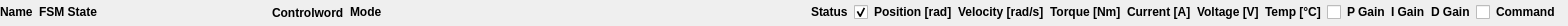
<?xml version="1.0" encoding="UTF-8"?>
<ui version="4.0">
 <class>AnydriveTitleWidget</class>
 <widget class="QWidget" name="AnydriveTitleWidget">
  <property name="geometry">
   <rect>
    <x>0</x>
    <y>0</y>
    <width>1568</width>
    <height>26</height>
   </rect>
  </property>
  <property name="sizePolicy">
   <sizepolicy hsizetype="Preferred" vsizetype="Fixed">
    <horstretch>0</horstretch>
    <verstretch>0</verstretch>
   </sizepolicy>
  </property>
  <property name="windowTitle">
   <string>Form</string>
  </property>
  <layout class="QVBoxLayout" name="verticalLayout">
   <property name="leftMargin">
    <number>0</number>
   </property>
   <property name="topMargin">
    <number>0</number>
   </property>
   <property name="rightMargin">
    <number>0</number>
   </property>
   <property name="bottomMargin">
    <number>0</number>
   </property>
   <item>
    <layout class="QGridLayout" name="gridLayout" columnstretch="0,1,0,2,0,0,0,0,0,0,0,0,0,0,0,0,0,0,0,0,0,0">
     <item row="0" column="17">
      <widget class="QLabel" name="labelParamC">
       <property name="text">
        <string>&lt;html&gt;&lt;head/&gt;&lt;body&gt;&lt;p&gt;&lt;span style=&quot; font-weight:600;&quot;&gt;D Gain&lt;/span&gt;&lt;/p&gt;&lt;/body&gt;&lt;/html&gt;</string>
       </property>
      </widget>
     </item>
     <item row="0" column="2">
      <widget class="QLabel" name="labelControlword">
       <property name="font">
        <font>
         <weight>75</weight>
         <bold>true</bold>
        </font>
       </property>
       <property name="text">
        <string>Controlword</string>
       </property>
      </widget>
     </item>
     <item row="0" column="3">
      <widget class="QLabel" name="labelMode">
       <property name="text">
        <string>&lt;b&gt;Mode&lt;/b&gt;</string>
       </property>
      </widget>
     </item>
     <item row="0" column="5">
      <widget class="QCheckBox" name="checkBoxFeedback">
       <property name="text">
        <string/>
       </property>
       <property name="checked">
        <bool>true</bool>
       </property>
      </widget>
     </item>
     <item row="0" column="10">
      <widget class="QLabel" name="labelVoltage">
       <property name="text">
        <string>&lt;b&gt;Voltage [V]&lt;/b&gt;</string>
       </property>
      </widget>
     </item>
     <item row="0" column="11">
      <widget class="QLabel" name="labelTemperature">
       <property name="text">
        <string>&lt;html&gt;&lt;head/&gt;&lt;body&gt;&lt;p&gt;&lt;span style=&quot; font-weight:600;&quot;&gt;Temp [°C]&lt;/span&gt;&lt;/p&gt;&lt;/body&gt;&lt;/html&gt;</string>
       </property>
      </widget>
     </item>
     <item row="0" column="4">
      <widget class="QLabel" name="labelStatus">
       <property name="text">
        <string>&lt;html&gt;&lt;head/&gt;&lt;body&gt;&lt;p&gt;&lt;span style=&quot; font-weight:600;&quot;&gt;Status&lt;/span&gt;&lt;/p&gt;&lt;/body&gt;&lt;/html&gt;</string>
       </property>
      </widget>
     </item>
     <item row="0" column="20">
      <widget class="QLabel" name="labelCommand1">
       <property name="text">
        <string>&lt;b&gt;Command&lt;/b&gt;</string>
       </property>
      </widget>
     </item>
     <item row="0" column="0">
      <widget class="QLabel" name="labelName">
       <property name="text">
        <string>&lt;b&gt;Name&lt;/b&gt;</string>
       </property>
      </widget>
     </item>
     <item row="0" column="15">
      <widget class="QLabel" name="labelParamA">
       <property name="text">
        <string>&lt;html&gt;&lt;head/&gt;&lt;body&gt;&lt;p&gt;&lt;span style=&quot; font-weight:600;&quot;&gt;P Gain&lt;/span&gt;&lt;/p&gt;&lt;/body&gt;&lt;/html&gt;</string>
       </property>
      </widget>
     </item>
     <item row="0" column="1">
      <widget class="QLabel" name="labelState">
       <property name="text">
        <string>&lt;html&gt;&lt;head/&gt;&lt;body&gt;&lt;p&gt;&lt;span style=&quot; font-weight:600;&quot;&gt;FSM State&lt;/span&gt;&lt;/p&gt;&lt;/body&gt;&lt;/html&gt;</string>
       </property>
      </widget>
     </item>
     <item row="0" column="16">
      <widget class="QLabel" name="labelParamB">
       <property name="text">
        <string>&lt;html&gt;&lt;head/&gt;&lt;body&gt;&lt;p&gt;&lt;span style=&quot; font-weight:600;&quot;&gt;I Gain&lt;/span&gt;&lt;/p&gt;&lt;/body&gt;&lt;/html&gt;</string>
       </property>
      </widget>
     </item>
     <item row="0" column="9">
      <widget class="QLabel" name="labelCurrent">
       <property name="text">
        <string>&lt;b&gt;Current [A]&lt;/b&gt;</string>
       </property>
      </widget>
     </item>
     <item row="0" column="21">
      <widget class="QLabel" name="labelCommand2">
       <property name="text">
        <string/>
       </property>
      </widget>
     </item>
     <item row="0" column="8">
      <widget class="QLabel" name="labelTorque">
       <property name="text">
        <string>&lt;html&gt;&lt;head/&gt;&lt;body&gt;&lt;p&gt;&lt;span style=&quot; font-weight:600;&quot;&gt;Torque [Nm]&lt;/span&gt;&lt;/p&gt;&lt;/body&gt;&lt;/html&gt;</string>
       </property>
      </widget>
     </item>
     <item row="0" column="18">
      <widget class="QCheckBox" name="checkBoxCommand">
       <property name="text">
        <string/>
       </property>
      </widget>
     </item>
     <item row="0" column="7">
      <widget class="QLabel" name="labelVelocity">
       <property name="text">
        <string>&lt;html&gt;&lt;head/&gt;&lt;body&gt;&lt;p&gt;&lt;span style=&quot; font-weight:600;&quot;&gt;Velocity [rad/s]&lt;/span&gt;&lt;/p&gt;&lt;/body&gt;&lt;/html&gt;</string>
       </property>
      </widget>
     </item>
     <item row="0" column="13">
      <widget class="QCheckBox" name="checkBoxParameters">
       <property name="text">
        <string/>
       </property>
      </widget>
     </item>
     <item row="0" column="6">
      <widget class="QLabel" name="labelPosition">
       <property name="text">
        <string>&lt;b&gt;Position [rad]&lt;/b&gt;</string>
       </property>
      </widget>
     </item>
    </layout>
   </item>
  </layout>
 </widget>
 <resources/>
 <connections/>
</ui>
